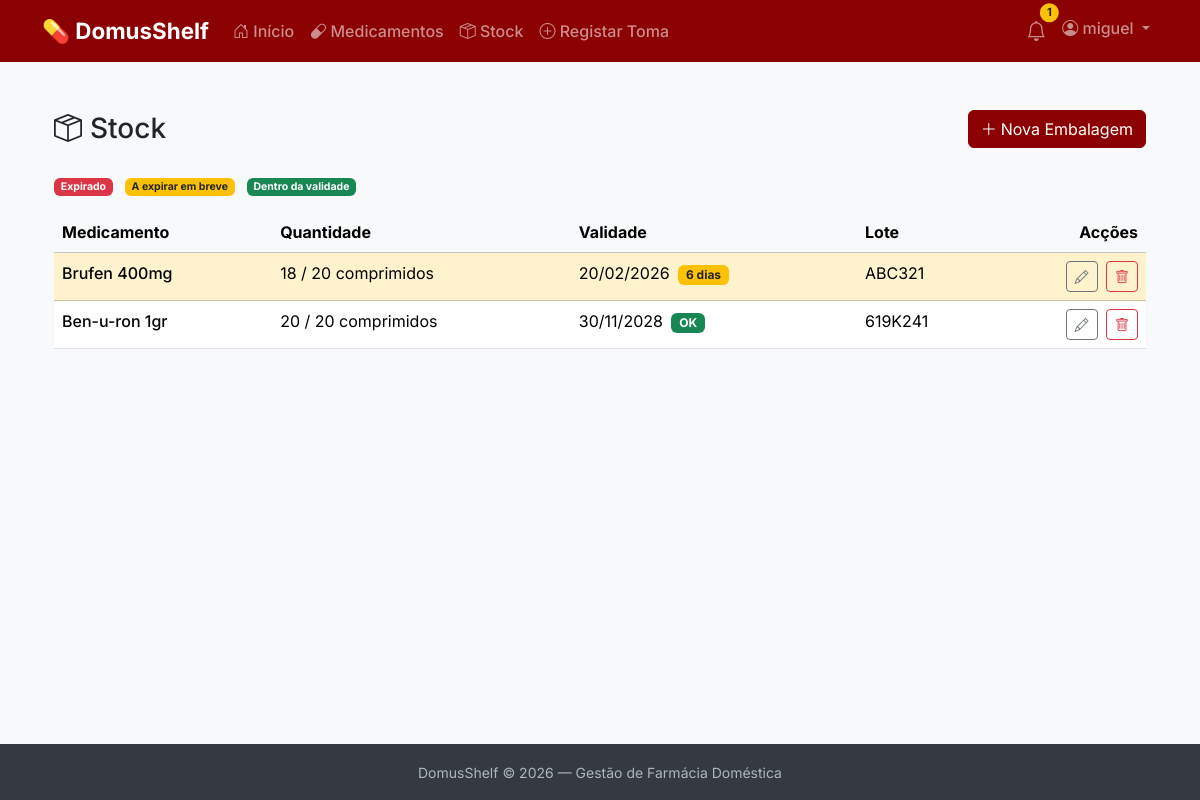
The page /medicamentos/stock/ (signed in) on the database as committed earlier.
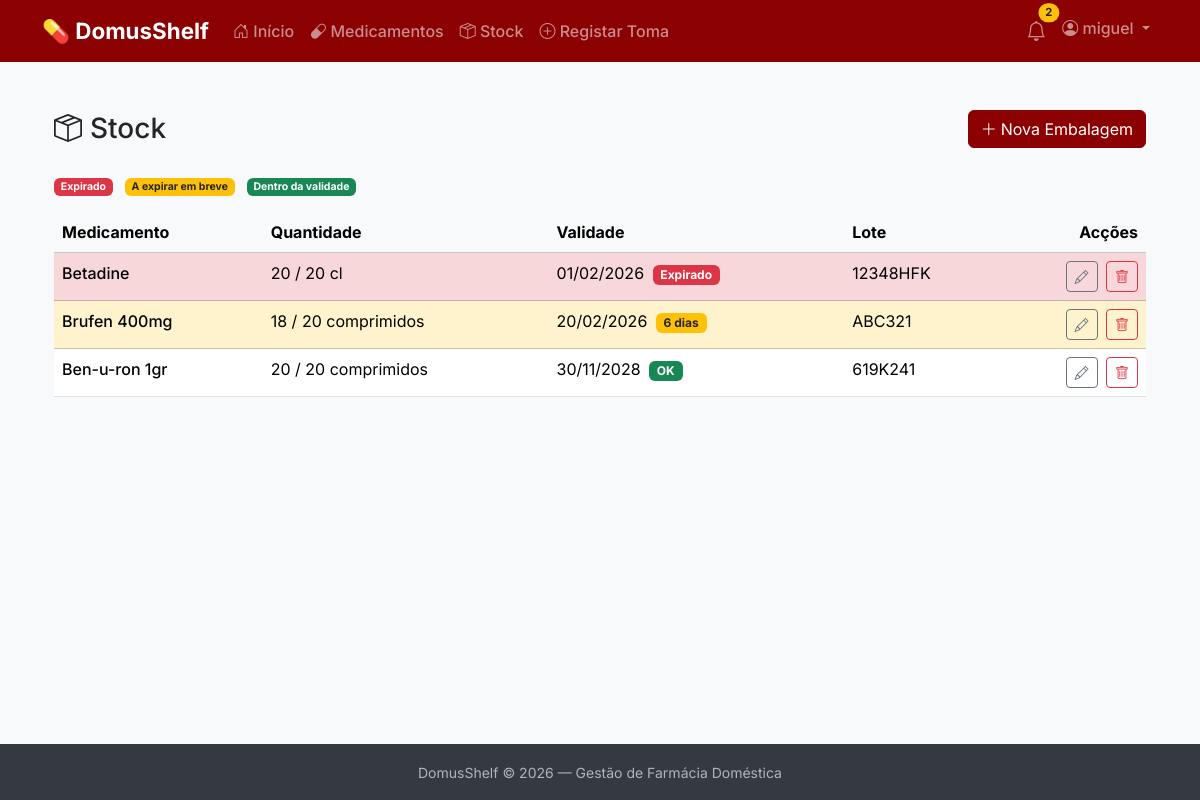
The same page on the database as committed later.
### pharmacy/models.py (models this page shows, shortened)
class Embalagem(models.Model):
    medicamento = models.ForeignKey(
        Medicamento,
        on_delete=models.CASCADE,
        related_name='embalagens',
        verbose_name='Medicamento'
    )
    quantidade_inicial = models.PositiveIntegerField(
        verbose_name='Quantidade Inicial'
    )
    quantidade_actual = models.PositiveIntegerField(
        verbose_name='Quantidade Actual'
    )
    unidade = models.CharField(
        max_length=50,
        default='unidades',
        verbose_name='Unidade'
    )
    data_validade = models.DateField(
        verbose_name='Data de Validade'
    )
    lote = models.CharField(
        max_length=50,
        blank=True,
        verbose_name='Lote'
    )
    criado_em = models.DateTimeField(
        auto_now_add=True,
        verbose_name='Criado em'
    )
    class Meta:
        verbose_name = 'Embalagem'
        verbose_name_plural = 'Embalagens'
        ordering = ['data_validade']
    @property
    def esta_expirada(self):
        return date.today() > self.data_validade
    @property
    def dias_para_expirar(self):
        delta = self.data_validade - date.today()
        return delta.days

class Medicamento(models.Model):
    utilizador = models.ForeignKey(
        User,
        on_delete=models.CASCADE,
        related_name='medicamentos',
        verbose_name='Utilizador'
    )
    nome_comercial = models.CharField(
        max_length=200,
        verbose_name='Nome Comercial'
    )
    principio_activo = models.CharField(
        max_length=200,
        blank=True,
        verbose_name='Princípio Activo'
    )
    forma_farmaceutica = models.CharField(
        max_length=100,
        blank=True,
        verbose_name='Forma Farmacêutica'
    )
    observacoes = models.TextField(
        blank=True,
        verbose_name='Observações'
    )
    criado_em = models.DateTimeField(
        auto_now_add=True,
        verbose_name='Criado em'
    )
    class Meta:
        verbose_name = 'Medicamento'
        verbose_name_plural = 'Medicamentos'
        ordering = ['nome_comercial']

### pharmacy/views.py (the view)
# urls.py: path('stock/', views.embalagem_lista, name='embalagem_lista'),
@login_required
def embalagem_lista(request):
    from datetime import date
    embalagens = Embalagem.objects.filter(
        medicamento__utilizador=request.user
    ).select_related('medicamento').order_by('data_validade')
    context = {
        'embalagens': embalagens,
        'hoje': date.today(),  # Passamos a data de hoje para comparações no template
    }
    return render(request, 'pharmacy/embalagem_lista.html', context)

### pharmacy/context_processors.py (called while the page is built)
def alertas_count(request):
    if not request.user.is_authenticated:
        return {'alertas_count': 0}
    hoje = date.today()
    try:
        prefs = Preferencias.objects.get(utilizador=request.user)
        dias_alerta = prefs.dias_alerta_antes
    except Preferencias.DoesNotExist:
        dias_alerta = 30  # Valor por defeito
    data_limite = hoje + timedelta(days=dias_alerta)
    count = Embalagem.objects.filter(
        medicamento__utilizador=request.user,
        quantidade_actual__gt=0,
        data_validade__lte=data_limite
    ).count()
    return {'alertas_count': count}

### pharmacy/templates/pharmacy/embalagem_lista.html (shortened to what this page needs)
{% extends 'base.html' %}
{% block content %}
<div class="container py-4">
    <div class="d-flex justify-content-between align-items-center mb-4">
        <h1 class="h3 mb-0">
            <i class="bi bi-box-seam me-2"></i>Stock
        </h1>
        <a href="{% url 'pharmacy:embalagem_criar' %}" class="btn btn-primary">
            <i class="bi bi-plus-lg me-1"></i>Nova Embalagem
        </a>
    </div>
    {% if embalagens %}
    <div class="mb-3">
        <small class="text-muted">
            <span class="badge bg-danger me-2">Expirado</span>
            <span class="badge bg-warning text-dark me-2">A expirar em breve</span>
            <span class="badge bg-success">Dentro da validade</span>
        </small>
    </div>
    {% endif %}
    {% if embalagens %}
        <div class="table-responsive d-none d-md-block">
            <table class="table table-hover">
                <thead class="table-light">
                    <tr>
                        <th>Medicamento</th>
                        <th>Quantidade</th>
                        <th>Validade</th>
                        <th>Lote</th>
                        <th class="text-end">Acções</th>
                    </tr>
                </thead>
                <tbody>
                    {% for embalagem in embalagens %}
                    <tr class="{% if embalagem.esta_expirada %}table-danger{% elif embalagem.dias_para_expirar <= 30 %}table-warning{% endif %}">
                        <td class="fw-medium">{{ embalagem.medicamento.nome_comercial }}</td>
                        <td>
                            {{ embalagem.quantidade_actual }} / {{ embalagem.quantidade_inicial }} {{ embalagem.unidade }}
                        </td>
                        <td>
                            {{ embalagem.data_validade|date:"d/m/Y" }}
                            {% if embalagem.esta_expirada %}
                                <span class="badge bg-danger ms-1">Expirado</span>
                            {% elif embalagem.dias_para_expirar <= 30 %}
                                <span class="badge bg-warning text-dark ms-1">{{ embalagem.dias_para_expirar }} dias</span>
                            {% else %}
                            <span class="badge bg-success ms-1">OK</span>
                            {% endif %}
                        </td>
                        <td>{{ embalagem.lote|default:"-" }}</td>
                        <td class="text-end">
                            <a href="{% url 'pharmacy:embalagem_editar' embalagem.pk %}"
                               class="btn btn-sm btn-outline-secondary me-1"
                               title="Editar">
                                <i class="bi bi-pencil"></i>
                            </a>
                            <a href="{% url 'pharmacy:embalagem_eliminar' embalagem.pk %}"
                               class="btn btn-sm btn-outline-danger"
                               title="Eliminar">
                                <i class="bi bi-trash"></i>
                            </a>
                        </td>
                    </tr>
                    {% endfor %}
                </tbody>
            </table>
        </div>
    {% endif %}
</div>
{% endblock %}

### templates/base.html (shortened to what this page needs)
<!DOCTYPE html>
<html lang="pt">
<head>
    <link href="https://cdn.jsdelivr.net/npm/bootstrap@5.3.2/dist/css/bootstrap.min.css" rel="stylesheet">
    <link href="https://cdn.jsdelivr.net/npm/bootstrap-icons@1.11.1/font/bootstrap-icons.css" rel="stylesheet">
    <link rel="stylesheet" href="https://cdn.jsdelivr.net/npm/flatpickr/dist/flatpickr.min.css">
</head>
<body>
    <nav class="navbar navbar-expand-lg navbar-dark">
        <div class="container">
            <a class="navbar-brand" href="/">
                💊 DomusShelf
            </a>
            <div class="collapse navbar-collapse" id="navbarNav">
                {% if user.is_authenticated %}
                <ul class="navbar-nav me-auto">
                    <li class="nav-item">
                        <a class="nav-link" href="/">
                            <i class="bi bi-house-door"></i> Início
                        </a>
                    </li>
                    <li class="nav-item">
                        <a class="nav-link" href="{% url 'pharmacy:medicamento_lista' %}">
                            <i class="bi bi-capsule"></i> Medicamentos
                        </a>
                    </li>
                    <li class="nav-item">
                        <a class="nav-link" href="{% url 'pharmacy:embalagem_lista' %}">
                            <i class="bi bi-box-seam"></i> Stock
                        </a>
                    </li>
                    <li class="nav-item">
                        <a class="nav-link" href="{% url 'pharmacy:consumo_criar' %}">
                            <i class="bi bi-plus-circle"></i> Registar Toma
                        </a>
                    </li>
                </ul>
                <ul class="navbar-nav">
                    <li class="nav-item">
                        <a class="nav-link position-relative" href="{% url 'pharmacy:alertas_lista' %}">
                            <i class="bi bi-bell fs-5"></i>
                            {% if alertas_count and alertas_count > 0 %}
                            <span class="badge rounded-pill bg-warning text-dark alert-badge">
                                {{ alertas_count }}
                            </span>
                            {% endif %}
                        </a>
                    </li>
                    <li class="nav-item dropdown">
                        <a class="nav-link dropdown-toggle" href="#" role="button" data-bs-toggle="dropdown">
                            <i class="bi bi-person-circle"></i> {{ user.username }}
                        </a>
                    </li>
                </ul>
                {% endif %}
            </div>
        </div>
    </nav>
    <main>
        <div class="container">
            {% block content %}{% endblock %}
        </div>
    </main>
    <footer>
        <div class="container text-center">
            <small>DomusShelf &copy; 2026 — Gestão de Farmácia Doméstica</small>
        </div>
    </footer>
</body>
</html>

Rows that differ between the two databases and show on the page:
added Embalagem: medicamento.nome_comercial "Betadine", quantidade_actual "20", quantidade_inicial "20", unidade "cl", data_validade "01/02/2026", shows "Expirado", lote "12348HFK"
Other text that changed with them:
{{ alertas_count }}: "1" → "2"
